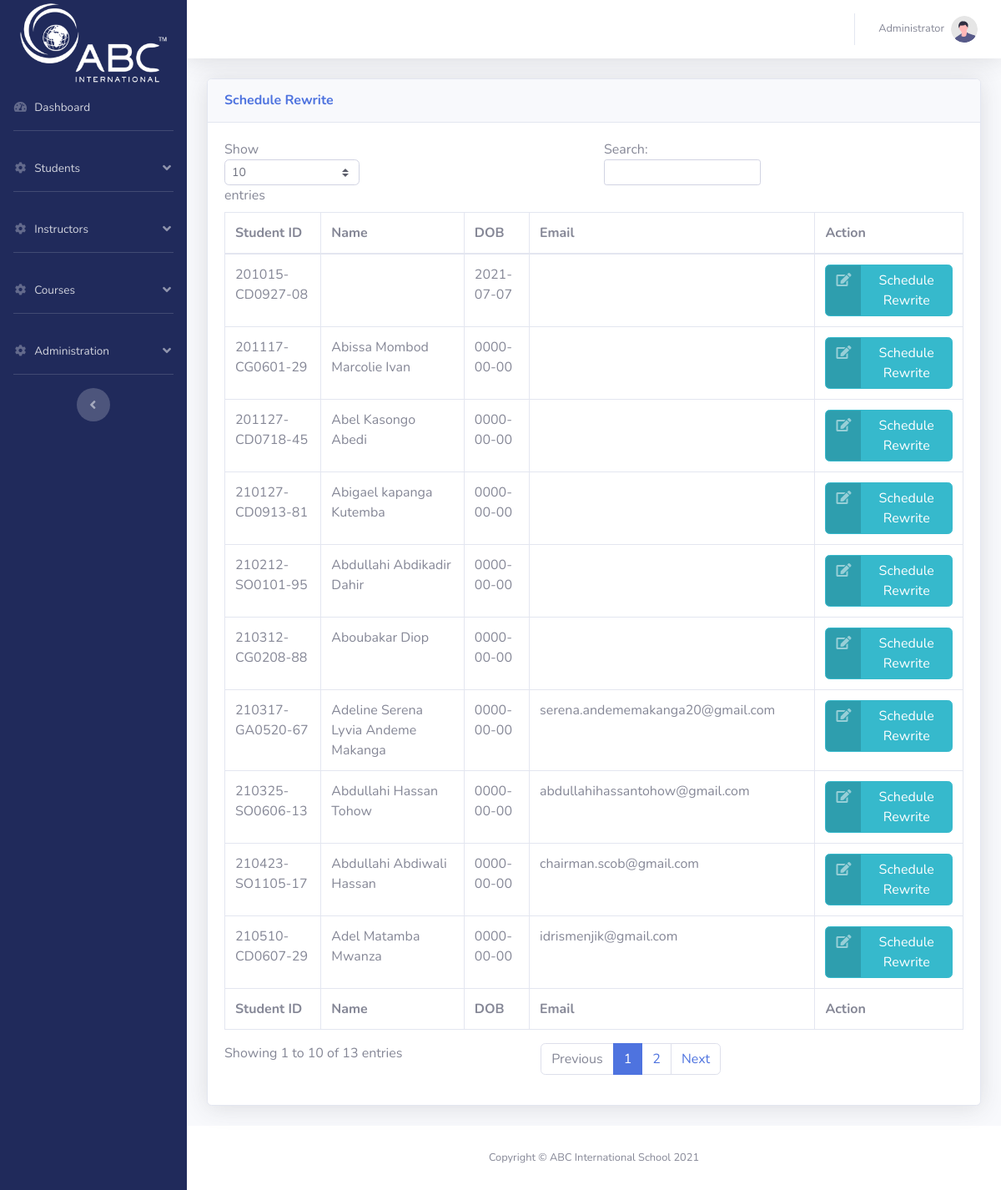
The app's page /admin_schedule_rewrite.php (signed in) with its own data.
### tables this page shows
CREATE TABLE `master_registration_list` (
  `id` int(255) NOT NULL,
  `student_id` varchar(1000) DEFAULT NULL,
  `student_name` varchar(1000) DEFAULT NULL,
  `registration_date` date DEFAULT NULL,
  `country` varchar(1000) DEFAULT NULL,
  `passport_no` varchar(1000) DEFAULT NULL,
  `dob` date DEFAULT NULL,
  `phone_no` varchar(1000) DEFAULT NULL,
  `email` varchar(1000) DEFAULT NULL,
  `registration_invoice_no` varchar(1000) DEFAULT NULL,
  `guardian_contact` varchar(1000) NOT NULL,
  `address_S_A` varchar(1000) NOT NULL,
  `facebook` varchar(1000) NOT NULL,
  `insta` varchar(1000) NOT NULL,
  `pic` varchar(1000) NOT NULL DEFAULT 'default.jpg'
);

### admin_schedule_rewrite.php (the view, shortened to what this page needs)
<?php
require 'parts/app.php';
?>
<!DOCTYPE html>
<html lang="en">
<?php
require 'parts/head.php';
?>
<body id="page-top">
    <div id="wrapper">
        <?php require 'parts/side_bar.php'; ?>
        <div id="content-wrapper" class="d-flex flex-column">
            <div id="content">
                <?php require 'parts/top_bar.php'; ?>
                <div class="container-fluid">
                    <div class="card shadow mb-4">
                        <div class="card-header py-3">
                            <h6 class="m-0 font-weight-bold text-primary">Schedule Rewrite</h6>
                        </div>
                        <div class="card-body">
                            <div class="table-responsive">
                                <table class="table table-bordered" id="dataTable" width="100%" cellspacing="0">
                                    <thead>
                                    <tr>
                                        <th>Student ID</th>
                                        <th>Name</th>
                                        <th>DOB</th>
                                        <th>Email</th>
                                        <th>Action</th>
                                    </tr>
                                    </thead>
                                    <tfoot>
                                    <tr>
                                        <th>Student ID</th>
                                        <th>Name</th>
                                        <th>DOB</th>
                                        <th>Email</th>
                                        <th>Action</th>
                                    </tr>
                                    </tfoot>
                                    <tbody>
                                    <?php
                                    $sql = "SELECT * FROM master_registration_list";
                                    $res = mysqli_query($con, $sql);
                                    if(mysqli_num_rows($res)){
                                        while($row = mysqli_fetch_array($res)){
                                            ?>
                                            <tr>
                                                <td><?php echo $row["student_id"]; ?></td>
                                                <td><?php echo $row["student_name"]; ?></td>
                                                <td><?php echo $row["dob"]; ?></td>
                                                <td><?php echo $row["email"]; ?></td>
                                                <td>
                                                    <a href="admin_rewrite_enter_marks.php?id=<?php echo $row["id"]; ?>" class="btn btn-info btn-icon-split">
                                                        <span class="icon text-white-50">
                                                            <i class="fas fa-edit"></i>
                                                        </span>
                                                        <span class="text">Schedule Rewrite</span>
                                                    </a>
                                                </td>
                                            </tr>
                                    <?php
                                        }
                                    }
                                    ?>
                                    </tbody>
                                </table>
                            </div>
                        </div>
                    </div>
                </div>
            </div>
            <?php require 'parts/footer.php'; ?>
        </div>
    </div>
</body>
</html>

### records on screen
master_registration_list: student "210212-SO0101-95", student_name "Abdullahi Abdikadir Dahir", dob "0000-00-00"
master_registration_list: student "210423-SO1105-17", student_name "Abdullahi Abdiwali Hassan", dob "0000-00-00", email "chairman.scob@gmail.com"
master_registration_list: student "210325-SO0606-13", student_name "Abdullahi Hassan Tohow", dob "0000-00-00", email "abdullahihassantohow@gmail.com"
master_registration_list: student "201127-CD0718-45", student_name "Abel Kasongo Abedi", dob "0000-00-00"
master_registration_list: student "201015-CD0927-08", dob "2021-07-07"
master_registration_list: student "210127-CD0913-81", student_name "Abigael kapanga Kutemba", dob "0000-00-00"
master_registration_list: student "201117-CG0601-29", student_name "Abissa Mombod Marcolie Ivan", dob "0000-00-00"
master_registration_list: student "210312-CG0208-88", student_name "Aboubakar Diop", dob "0000-00-00"
master_registration_list: student "210510-CD0607-29", student_name "Adel Matamba Mwanza", dob "0000-00-00", email "idrismenjik@gmail.com"
master_registration_list: student "210317-GA0520-67", student_name "Adeline Serena Lyvia Andeme Makanga", dob "0000-00-00", email "serena.andememakanga20@gmail.com"
